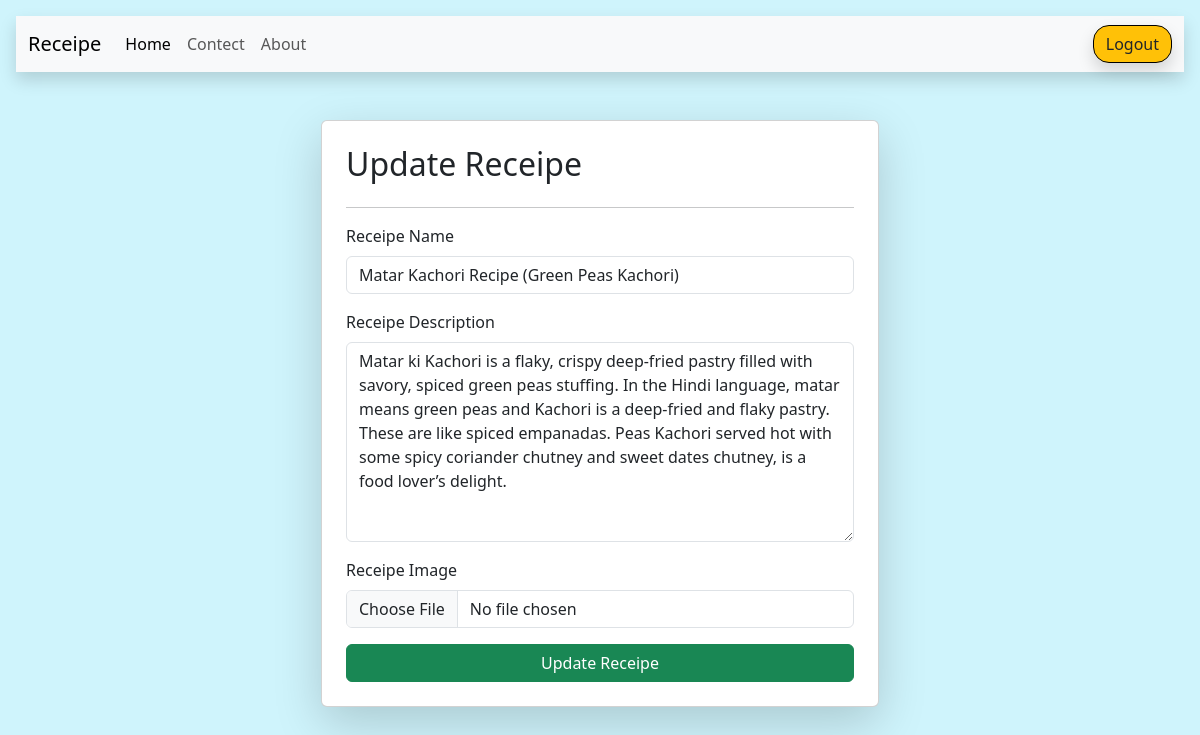
Page /update-reseipe/20/ (signed in) on the committed database.
### vege/models.py (models this page shows, shortened)
class Recipe(models.Model):
    user = models.ForeignKey(User, on_delete=models.SET_NULL, null=True, blank=True)
    recipe_name = models.CharField(max_length=100)
    recipe_desription = models.TextField()
    recipe_img = models.ImageField(upload_to="recipe")

### vege/views.py (the view, shortened to what this page needs)
# urls.py: path("update-reseipe/<int:id>/", update_receipe, name="Update receipe"),
@login_required(login_url="/login/")
def update_receipe(request, id):
    x = Recipe.objects.get(id=id)
    context = {"Update": x, "title": "Update Receipe"}
    return render(request, "update_receipe.html", context)

### vege/templates/update_receipe.html (shortened to what this page needs)
{% extends "base.html" %}
{% block body %}
<div class=" container">
    <form method="post" class="col-6 mx-auto card p-4 shadow-lg" enctype="multipart/form-data">
        <h2>Update Receipe</h2>
        <hr>
        <div class="mb-3">
            <label class="form-label">Receipe Name</label>
            <input name="recipe_name" required type="text" class="form-control " value="{{Update.recipe_name}}">
        </div>
        <div class="mb-3">
            <label class="form-label">Receipe Description</label>
            <textarea name="recipe_desription" required class="form-control "
                style="height: 200px;">{{Update.recipe_desription}}</textarea>
        </div>
        <div class="mb-3">
            <label class="form-label">Receipe Image</label>
            <input name="recipe_img" type="file" class="form-control " value="{{Update.recipe_img}}">
        </div>
        <button type="submit" class="btn btn-success">Update Receipe</button>
    </form>
</div>
{% endblock %}

### rows in the picture
Recipe: recipe_name "Matar Kachori Recipe (Green Peas Kachori)", recipe_desription "Matar ki Kachori is a flaky, crispy deep-fried pastry filled with savory, spiced green peas stuffing. In the Hindi language, matar means green peas and Kachori is a deep-fried and flaky pastry. These are like spiced empanadas. Peas Kachori served hot with some spicy coriander chutney and sweet dates chutney, is a food lover’s delight."
